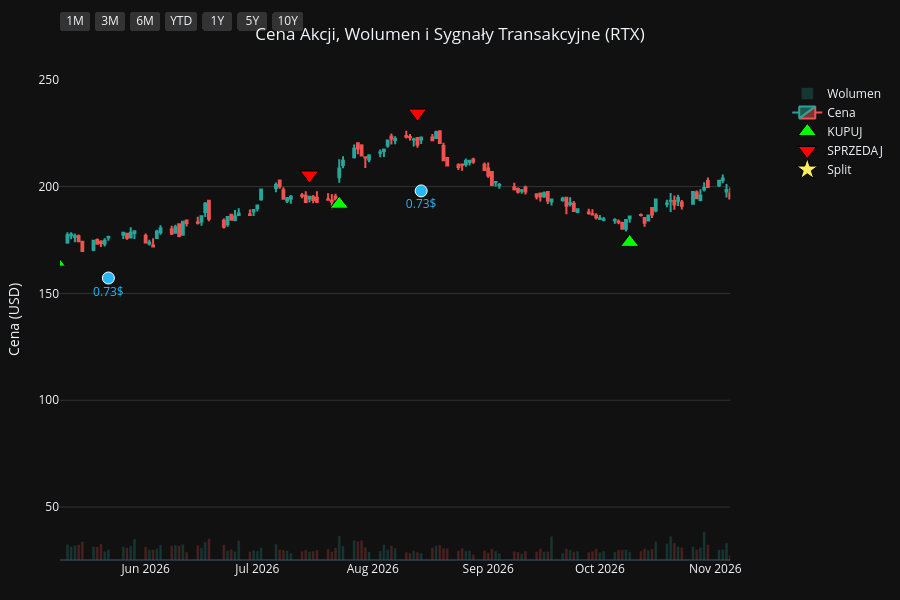
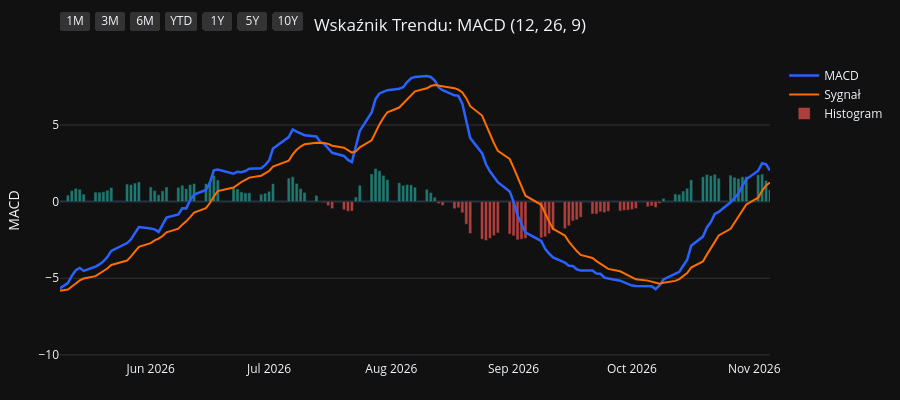
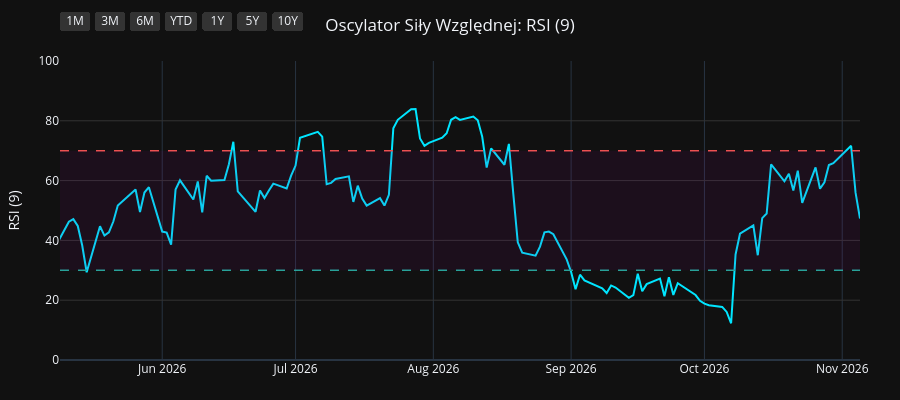
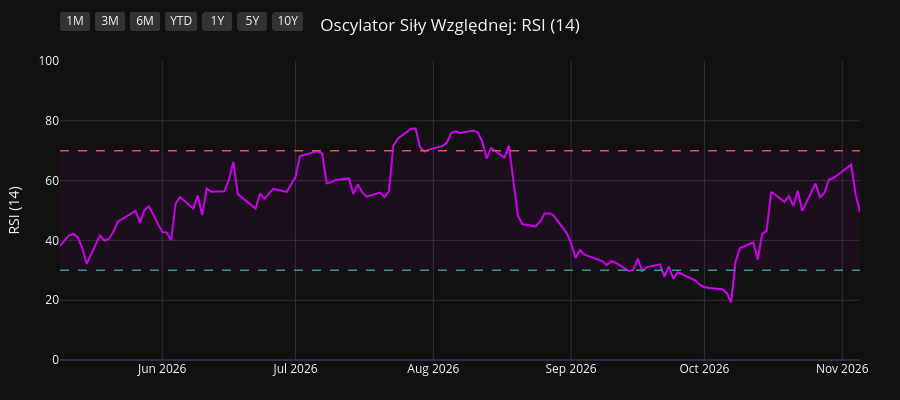

The notebook cell these images were saved under, in order:
### Code cell
import os
import yfinance as yf
import pandas as pd
import pandas_ta as ta
import plotly.graph_objects as go
from plotly.subplots import make_subplots

# 1. Pobranie i przygotowanie danych
symbol = os.environ.get("STOCK_TICKER", "").strip().upper()
if not symbol:
    raise RuntimeError("Set STOCK_TICKER before running price_extractor.ipynb")
df = yf.Ticker(symbol).history(period="10y")
df.index = df.index.tz_localize(None)

# Wskaźniki i sygnały
df.ta.macd(fast=12, slow=26, signal=9, append=True)
df.ta.rsi(length=9, append=True)
df.ta.rsi(length=14, append=True)
df.ta.rsi(length=21, append=True)
df.dropna(inplace=True)

macd = df['MACD_12_26_9']
signal = df['MACDs_12_26_9']
wczorajszy_macd = macd.shift(1)
wczorajszy_signal = signal.shift(1)

df['Decyzja'] = 'BRAK'
df.loc[(macd > signal) & (wczorajszy_macd <= wczorajszy_signal), 'Decyzja'] = 'KUPUJ'
df.loc[(macd < signal) & (wczorajszy_macd >= wczorajszy_signal), 'Decyzja'] = 'SPRZEDAJ'

df_kupuj = df[df['Decyzja'] == 'KUPUJ']
df_sprzedaj = df[df['Decyzja'] == 'SPRZEDAJ']
df_dywidendy = df[df['Dividends'] > 0]
df_splity = df[df['Stock Splits'] > 0]

# Wspólna konfiguracja osi X
konfiguracja_osi_x = dict(
    type="date",
    showspikes=True, spikemode="across", spikesnap="cursor", spikedash="dot", spikecolor="#ffffff", spikethickness=1, hoverformat="%Y-%m-%d",
    rangeselector=dict(
        buttons=list([
            dict(count=1, label="1M", step="month", stepmode="backward"),
            dict(count=3, label="3M", step="month", stepmode="backward"),
            dict(count=6, label="6M", step="month", stepmode="backward"),
            dict(count=1, label="YTD", step="year", stepmode="todate"),
            dict(count=1, label="1Y", step="year", stepmode="backward"),
            dict(count=5, label="5Y", step="year", stepmode="backward"),
            dict(step="all", label="10Y")
        ]),
        bgcolor="#333333", activecolor="#2962ff", x=0, y=1.1
    )
)

# ==========================================
# WYKRES 1: CENA + WOLUMEN + SYGNAŁY
# ==========================================
fig1 = make_subplots(specs=[[{"secondary_y": True}]])

kolory_wolumenu = ['#26a69a' if row['Close'] >= row['Open'] else '#ef5350' for index, row in df.iterrows()]
fig1.add_trace(go.Bar(x=df.index, y=df['Volume'], marker_color=kolory_wolumenu, opacity=0.25, name='Wolumen'), secondary_y=True)
fig1.add_trace(go.Candlestick(x=df.index, open=df['Open'], high=df['High'], low=df['Low'], close=df['Close'], name='Cena', increasing_line_color='#26a69a', decreasing_line_color='#ef5350'), secondary_y=False)
fig1.add_trace(go.Scatter(x=df_kupuj.index, y=df_kupuj['Low'] * 0.95, customdata=df_kupuj[['Low', 'High']], mode='markers', marker=dict(symbol='triangle-up', size=16, color='#00ff00', line=dict(width=1, color='black')), name='KUPUJ', hovertemplate='KUPUJ<br>Najniższa: %{customdata[0]:.2f}<br>Najwyższa: %{customdata[1]:.2f}<extra></extra>'), secondary_y=False)
fig1.add_trace(go.Scatter(x=df_sprzedaj.index, y=df_sprzedaj['High'] * 1.05, customdata=df_sprzedaj[['Low', 'High']], mode='markers', marker=dict(symbol='triangle-down', size=16, color='#ff0000', line=dict(width=1, color='black')), name='SPRZEDAJ', hovertemplate='SPRZEDAJ<br>Najniższa: %{customdata[0]:.2f}<br>Najwyższa: %{customdata[1]:.2f}<extra></extra>'), secondary_y=False)

if not df_dywidendy.empty:
    fig1.add_trace(go.Scatter(x=df_dywidendy.index, y=df_dywidendy['Low'] * 0.90, mode='markers+text', marker=dict(symbol='circle', size=12, color='#29b6f6', line=dict(width=1, color='white')), text=df_dywidendy['Dividends'].apply(lambda x: f"{x}$"), textposition="bottom center", name='Dywidenda', showlegend=False, hovertemplate='Dywidenda: %{text}<extra></extra>', textfont=dict(color="#29b6f6")), secondary_y=False)
if not df_splity.empty:
                    fig1.add_trace(go.Scatter(x=df_splity.index, y=df_splity['High'], mode='markers+text', marker=dict(symbol='star', size=16, color='#ffee58', line=dict(width=1, color='black')), text=df_splity['Stock Splits'].apply(lambda x: f"{x:g}:1" if x >= 1 else f"1:{1 / x:g}"), textposition="top center", name='Split', hovertemplate='%{text}<extra></extra>', textfont=dict(color="#ffee58")), secondary_y=False)

fig1.update_layout(title=dict(text=f"Cena Akcji, Wolumen i Sygnały Transakcyjne ({symbol})", x=0.5, xanchor='center'), dragmode='pan', xaxis_rangeslider_visible=False, template='plotly_dark', height=600, hovermode='x unified', margin=dict(l=60, r=40, t=60, b=40))
fig1.update_xaxes(**konfiguracja_osi_x)
fig1.update_xaxes(range=[df.index.max() - pd.Timedelta(days=180), df.index.max()])
fig1.update_yaxes(title_text="Cena (USD)", secondary_y=False, gridcolor='#333333')
fig1.update_yaxes(range=[0, df['Volume'].max() * 4], showgrid=False, showticklabels=False, secondary_y=True)
fig1.show(config={'scrollZoom': True})

# ==========================================
# WYKRES 2: WSKAŹNIK MACD
# ==========================================
fig2 = go.Figure()
fig2.add_trace(go.Scatter(x=df.index, y=df['MACD_12_26_9'], line=dict(color='#2962ff', width=2.5), name='MACD'))
fig2.add_trace(go.Scatter(x=df.index, y=df['MACDs_12_26_9'], line=dict(color='#ff6d00', width=2), name='Sygnał'))
kolory_macd = ['#26a69a' if val >= 0 else '#ef5350' for val in df['MACDh_12_26_9']]
fig2.add_trace(go.Bar(x=df.index, y=df['MACDh_12_26_9'], marker_color=kolory_macd, name='Histogram', opacity=0.7))
fig2.update_layout(title=dict(text="Wskaźnik Trendu: MACD (12, 26, 9)", x=0.5, xanchor='center'), dragmode='pan', xaxis_rangeslider_visible=False, template='plotly_dark', height=400, hovermode='x unified', margin=dict(l=60, r=40, t=60, b=40))
fig2.update_xaxes(**konfiguracja_osi_x)
fig2.update_xaxes(range=[df.index.max() - pd.Timedelta(days=180), df.index.max()])
fig2.update_yaxes(title_text="MACD", gridcolor='#333333')
fig2.show(config={'scrollZoom': True})

# ==========================================
# WYKRES 3: OSCYLATOR RSI (9)
# ==========================================
fig3 = go.Figure()
fig3.add_trace(go.Scatter(x=df.index, y=df['RSI_9'], line=dict(color='#00e5ff', width=2), name='RSI (9)'))
fig3.add_hline(y=70, line_dash="dash", line_color="#ef5350", line_width=1.5)
fig3.add_hline(y=30, line_dash="dash", line_color="#26a69a", line_width=1.5)
fig3.add_hrect(y0=30, y1=70, line_width=0, fillcolor="purple", opacity=0.1)
fig3.update_layout(title=dict(text="Oscylator Siły Względnej: RSI (9)", x=0.5, xanchor='center'), dragmode='pan', xaxis_rangeslider_visible=False, template='plotly_dark', height=400, hovermode='x unified', margin=dict(l=60, r=40, t=60, b=40))
fig3.update_xaxes(**konfiguracja_osi_x)
fig3.update_xaxes(range=[df.index.max() - pd.Timedelta(days=180), df.index.max()])
fig3.update_yaxes(title_text="RSI (9)", range=[0, 100], gridcolor='#333333')
fig3.show(config={'scrollZoom': True})

# ==========================================
# WYKRES 4: OSCYLATOR RSI (14)
# ==========================================
fig4 = go.Figure()
fig4.add_trace(go.Scatter(x=df.index, y=df['RSI_14'], line=dict(color='#d500f9', width=2), name='RSI (14)'))
fig4.add_hline(y=70, line_dash="dash", line_color="#ef5350", line_width=1.5)
fig4.add_hline(y=30, line_dash="dash", line_color="#26a69a", line_width=1.5)
fig4.add_hrect(y0=30, y1=70, line_width=0, fillcolor="purple", opacity=0.1)
fig4.update_layout(title=dict(text="Oscylator Siły Względnej: RSI (14)", x=0.5, xanchor='center'), dragmode='pan', xaxis_rangeslider_visible=False, template='plotly_dark', height=400, hovermode='x unified', margin=dict(l=60, r=40, t=60, b=40))
fig4.update_xaxes(**konfiguracja_osi_x)
fig4.update_xaxes(range=[df.index.max() - pd.Timedelta(days=180), df.index.max()])
fig4.update_yaxes(title_text="RSI (14)", range=[0, 100], gridcolor='#333333')
fig4.show(config={'scrollZoom': True})

# ==========================================
# WYKRES 5: OSCYLATOR RSI (21)
# ==========================================
fig5 = go.Figure()
fig5.add_trace(go.Scatter(x=df.index, y=df['RSI_21'], line=dict(color='#64dd17', width=2), name='RSI (21)'))
fig5.add_hline(y=70, line_dash="dash", line_color="#ef5350", line_width=1.5)
fig5.add_hline(y=30, line_dash="dash", line_color="#26a69a", line_width=1.5)
fig5.add_hrect(y0=30, y1=70, line_width=0, fillcolor="purple", opacity=0.1)
fig5.update_layout(title=dict(text="Oscylator Siły Względnej: RSI (21)", x=0.5, xanchor='center'), dragmode='pan', xaxis_rangeslider_visible=False, template='plotly_dark', height=400, hovermode='x unified', margin=dict(l=60, r=40, t=60, b=40))
fig5.update_xaxes(**konfiguracja_osi_x)
fig5.update_xaxes(range=[df.index.max() - pd.Timedelta(days=180), df.index.max()])
fig5.update_yaxes(title_text="RSI (21)", range=[0, 100], gridcolor='#333333')
fig5.show(config={'scrollZoom': True})

### Figure 1 — Plotly figure (JSON) as saved in the notebook; plotly's stock layout.template omitted (floating-point values rounded to 4 significant figures; data arrays with more than 128 entries replaced by an {"elided": "..."} marker saying what was removed)
{"data": [{"marker": {"color": {"elided": "2480 str values"}}, "name": "Wolumen", "opacity": 0.25, "type": "bar", "x": {"elided": "2480 str values"}, "xaxis": "x", "y": {"elided": "2480 int values"}, "yaxis": "y2"}, {"close": {"elided": "2480 float values"}, "decreasing": {"line": {"color": "#ef5350"}}, "high": {"elided": "2480 float values"}, "increasing": {"line": {"color": "#26a69a"}}, "low": {"elided": "2480 float values"}, "name": "Cena", "open": {"elided": "2480 float values"}, "type": "candlestick", "x": {"elided": "2480 str values"}, "xaxis": "x", "yaxis": "y"}, {"customdata": {"elided": "95x2 float values"}, "hovertemplate": "KUPUJ<br>Najniższa: %{customdata[0]:.2f}<br>Najwyższa: %{customdata[1]:.2f}<extra></extra>", "marker": {"color": "#00ff00", "line": {"color": "black", "width": 1}, "size": 16, "symbol": "triangle-up"}, "mode": "markers", "name": "KUPUJ", "type": "scatter", "x": ["2017-01-06T00:00:00", "2017-02-10T00:00:00", "2017-03-20T00:00:00", "2017-04-07T00:00:00", "2017-04-17T00:00:00", "2017-06-22T00:00:00", "2017-07-05T00:00:00", "2017-07-10T00:00:00", "2017-08-29T00:00:00", "2017-09-18T00:00:00", "2017-11-03T00:00:00", "2017-11-30T00:00:00", "2018-02-22T00:00:00", "2018-04-16T00:00:00", "2018-05-08T00:00:00", "2018-06-06T00:00:00", "2018-07-09T00:00:00", "2018-09-13T00:00:00", "2018-11-02T00:00:00", "2019-01-07T00:00:00", "2019-04-01T00:00:00", "2019-06-07T00:00:00", "2019-06-20T00:00:00", "2019-08-29T00:00:00", "2019-10-15T00:00:00", "2019-12-16T00:00:00", "2019-12-20T00:00:00", "2020-01-21T00:00:00", "2020-02-06T00:00:00", "2020-03-26T00:00:00", "2020-05-20T00:00:00", "2020-07-16T00:00:00", "2020-08-07T00:00:00", "2020-08-24T00:00:00", "2020-09-15T00:00:00", "2020-10-07T00:00:00", "2020-11-06T00:00:00", "2021-02-03T00:00:00", "2021-04-23T00:00:00", "2021-05-17T00:00:00", "2021-05-24T00:00:00", "2021-05-27T00:00:00", "2021-07-22T00:00:00", "2021-09-16T00:00:00", "2021-12-08T00:00:00", "2021-12-22T00:00:00", "2022-02-02T00:00:00", "2022-02-25T00:00:00", "2022-03-23T00:00:00", "2022-04-13T00:00:00", "2022-05-24T00:00:00", "2022-06-27T00:00:00", "2022-07-20T00:00:00", "2022-08-01T00:00:00", "2022-08-10T00:00:00", "2022-08-25T00:00:00", "2022-10-03T00:00:00", "2022-11-30T00:00:00", "2023-01-06T00:00:00", "2023-01-26T00:00:00", "2023-02-10T00:00:00", "2023-03-29T00:00:00", "2023-06-02T00:00:00", "2023-07-03T00:00:00", "2023-08-11T00:00:00", "2023-10-04T00:00:00", "2023-12-04T00:00:00", "2023-12-26T00:00:00", "2024-01-23T00:00:00", "2024-03-15T00:00:00", "2024-05-09T00:00:00", "2024-05-22T00:00:00", "2024-06-04T00:00:00", "2024-07-12T00:00:00", "2024-08-29T00:00:00", "2024-10-01T00:00:00", "2024-11-13T00:00:00", "2024-11-27T00:00:00", "2024-12-24T00:00:00", "2025-01-08T00:00:00", "2025-02-27T00:00:00", "2025-03-17T00:00:00", "2025-04-16T00:00:00", "2025-04-30T00:00:00", "2025-07-16T00:00:00", "2025-08-27T00:00:00", "2025-09-22T00:00:00", "2025-10-21T00:00:00", "2025-12-11T00:00:00", "2026-02-19T00:00:00", "2026-03-02T00:00:00", "2026-04-07T00:00:00", "2026-05-08T00:00:00", "2026-07-23T00:00:00", "2026-10-09T00:00:00"], "xaxis": "x", "y": [53.2, 52.73, 54.37, 54.08, 54.11, 59.02, 59.19, 59.28, 55.78, 54.91, 58.68, 58.16, 64.49, 60.57, 59.5, 62.4, 62.38, 66.79, 62.92, 52.91, 65.56, 66.86, 64.84, 65.3, 69.45, 76.44, 76.49, 78.33, 79.56, 49.97, 47.64, 50.74, 49.01, 50.02, 50.71, 49.04, 47.62, 58.13, 66.44, 71.71, 72.94, 74.39, 72.26, 71.57, 73.64, 71.61, 77.46, 81.3, 87.26, 88.58, 78.55, 81.47, 80.86, 80.82, 80.27, 81.88, 71.62, 84.36, 88.98, 87.07, 86.26, 85.85, 84.07, 86.48, 76.33, 61.94, 73.86, 74.89, 79.29, 82.62, 94.44, 96.22, 97.6, 92.21, 110.6, 110.3, 112.8, 111.0, 106.9, 105.6, 118.5, 120.5, 119.1, 114.6, 138.2, 148.8, 147.6, 159.4, 163.8, 189.4, 196.1, 184.4, 164.6, 191.7, 173.9], "yaxis": "y"}, {"customdata": {"elided": "94x2 float values"}, "hovertemplate": "SPRZEDAJ<br>Najniższa: %{customdata[0]:.2f}<br>Najwyższa: %{customdata[1]:.2f}<extra></extra>", "marker": {"color": "#ff0000", "line": {"color": "black", "width": 1}, "size": 16, "symbol": "triangle-down"}, "mode": "markers", "name": "SPRZEDAJ", "type": "scatter", "x": ["2017-01-10T00:00:00", "2017-03-06T00:00:00", "2017-03-21T00:00:00", "2017-04-12T00:00:00", "2017-05-16T00:00:00", "2017-06-29T00:00:00", "2017-07-06T00:00:00", "2017-07-18T00:00:00", "2017-09-06T00:00:00", "2017-10-27T00:00:00", "2017-11-06T00:00:00", "2018-01-22T00:00:00", "2018-03-13T00:00:00", "2018-04-30T00:00:00", "2018-06-05T00:00:00", "2018-06-14T00:00:00", "2018-08-07T00:00:00", "2018-10-04T00:00:00", "2018-11-27T00:00:00", "2019-02-28T00:00:00", "2019-05-06T00:00:00", "2019-06-10T00:00:00", "2019-08-01T00:00:00", "2019-09-25T00:00:00", "2019-11-18T00:00:00", "2019-12-18T00:00:00", "2020-01-13T00:00:00", "2020-01-22T00:00:00", "2020-02-14T00:00:00", "2020-05-05T00:00:00", "2020-06-15T00:00:00", "2020-07-29T00:00:00", "2020-08-21T00:00:00", "2020-08-25T00:00:00", "2020-09-22T00:00:00", "2020-10-27T00:00:00", "2020-12-07T00:00:00", "2021-03-22T00:00:00", "2021-05-12T00:00:00", "2021-05-19T00:00:00", "2021-05-25T00:00:00", "2021-06-09T00:00:00", "2021-08-17T00:00:00", "2021-10-26T00:00:00", "2021-12-17T00:00:00", "2022-01-20T00:00:00", "2022-02-17T00:00:00", "2022-03-08T00:00:00", "2022-03-31T00:00:00", "2022-04-22T00:00:00", "2022-06-14T00:00:00", "2022-07-13T00:00:00", "2022-07-26T00:00:00", "2022-08-08T00:00:00", "2022-08-23T00:00:00", "2022-08-29T00:00:00", "2022-11-14T00:00:00", "2022-12-07T00:00:00", "2023-01-09T00:00:00", "2023-02-02T00:00:00", "2023-02-28T00:00:00", "2023-04-26T00:00:00", "2023-06-26T00:00:00", "2023-07-10T00:00:00", "2023-09-11T00:00:00", "2023-11-15T00:00:00", "2023-12-08T00:00:00", "2024-01-17T00:00:00", "2024-02-09T00:00:00", "2024-04-15T00:00:00", "2024-05-17T00:00:00", "2024-05-23T00:00:00", "2024-06-10T00:00:00", "2024-08-20T00:00:00", "2024-09-04T00:00:00", "2024-10-24T00:00:00", "2024-11-14T00:00:00", "2024-12-03T00:00:00", "2025-01-06T00:00:00", "2025-02-12T00:00:00", "2025-03-07T00:00:00", "2025-03-28T00:00:00", "2025-04-21T00:00:00", "2025-06-24T00:00:00", "2025-08-05T00:00:00", "2025-09-03T00:00:00", "2025-10-10T00:00:00", "2025-11-06T00:00:00", "2026-01-26T00:00:00", "2026-02-24T00:00:00", "2026-03-12T00:00:00", "2026-04-20T00:00:00", "2026-07-15T00:00:00", "2026-08-13T00:00:00"], "xaxis": "x", "y": [59.2, 59.81, 60.79, 60.08, 64.7, 65.57, 65.86, 65.84, 59.85, 64.62, 65.43, 73.42, 72.21, 66.92, 69.51, 70.01, 73.91, 78.21, 69.34, 70.98, 78.41, 76.08, 75.95, 77.33, 84.59, 84.21, 86.41, 87.86, 87.71, 54.7, 61.84, 55.66, 56.35, 56.46, 55.89, 54.98, 68.3, 73.19, 79.08, 79.46, 81.82, 83.97, 81.72, 86.0, 78.75, 86.16, 90.28, 93.86, 96.26, 97.83, 88.96, 90.52, 89.6, 89.91, 89.42, 89.75, 91.25, 96.72, 99.78, 95.55, 97.1, 98.39, 94.89, 96.58, 79.62, 80.36, 81.8, 86.49, 91.27, 102.1, 105.7, 108.3, 109.1, 120.4, 124.1, 128.5, 125.3, 121.8, 118.6, 131.1, 132.1, 137.0, 131.9, 148.4, 162.8, 163.8, 168.1, 181.5, 203.5, 209.2, 215.5, 206.8, 205.4, 234.4], "yaxis": "y"}, {"hovertemplate": "Dywidenda: %{text}<extra></extra>", "marker": {"color": "#29b6f6", "line": {"color": "white", "width": 1}, "size": 12, "symbol": "circle"}, "mode": "markers+text", "name": "Dywidenda", "showlegend": false, "text": ["0.415356$", "0.415356$", "0.440529$", "0.440529$", "0.440529$", "0.440529$", "0.440529$", "0.462555$", "0.462555$", "0.462555$", "0.462555$", "0.462555$", "0.462555$", "0.475$", "0.475$", "0.475$", "0.475$", "0.51$", "0.51$", "0.51$", "0.51$", "0.55$", "0.55$", "0.55$", "0.55$", "0.59$", "0.59$", "0.59$", "0.59$", "0.63$", "0.63$", "0.63$", "0.63$", "0.68$", "0.68$", "0.68$", "0.68$", "0.73$", "0.73$"], "textfont": {"color": "#29b6f6"}, "textposition": "bottom center", "type": "scatter", "x": ["2017-02-15T00:00:00", "2017-05-17T00:00:00", "2017-08-16T00:00:00", "2017-11-16T00:00:00", "2018-02-15T00:00:00", "2018-05-17T00:00:00", "2018-08-16T00:00:00", "2018-11-15T00:00:00", "2019-02-14T00:00:00", "2019-05-16T00:00:00", "2019-08-15T00:00:00", "2019-11-14T00:00:00", "2020-02-13T00:00:00", "2020-05-14T00:00:00", "2020-08-13T00:00:00", "2020-11-12T00:00:00", "2021-02-25T00:00:00", "2021-05-20T00:00:00", "2021-08-19T00:00:00", "2021-11-18T00:00:00", "2022-02-24T00:00:00", "2022-05-19T00:00:00", "2022-08-18T00:00:00", "2022-11-17T00:00:00", "2023-02-23T00:00:00", "2023-05-18T00:00:00", "2023-08-17T00:00:00", "2023-11-16T00:00:00", "2024-02-22T00:00:00", "2024-05-16T00:00:00", "2024-08-16T00:00:00", "2024-11-15T00:00:00", "2025-02-21T00:00:00", "2025-05-23T00:00:00", "2025-08-15T00:00:00", "2025-11-21T00:00:00", "2026-02-20T00:00:00", "2026-05-22T00:00:00", "2026-08-14T00:00:00"], "xaxis": "x", "y": [50.7, 54.81, 53.48, 54.4, 59.69, 58.15, 62.52, 60.15, 58.63, 64.11, 59.17, 71.61, 74.62, 40.0, 49.38, 50.23, 58.27, 67.57, 67.07, 70.2, 73.02, 73.65, 77.96, 77.29, 82.67, 80.05, 71.66, 68.26, 76.42, 90.07, 102.2, 102.4, 107.8, 115.9, 136.0, 150.1, 181.4, 157.2, 198.0], "yaxis": "y"}, {"hovertemplate": "%{text}<extra></extra>", "marker": {"color": "#ffee58", "line": {"color": "black", "width": 1}, "size": 16, "symbol": "star"}, "mode": "markers+text", "name": "Split", "text": ["1.589:1"], "textfont": {"color": "#ffee58"}, "textposition": "top center", "type": "scatter", "x": ["2020-04-03T00:00:00"], "xaxis": "x", "y": [45.92], "yaxis": "y"}], "layout": {"dragmode": "pan", "height": 600, "hovermode": "x unified", "margin": {"b": 40, "l": 60, "r": 40, "t": 60}, "title": {"text": "Cena Akcji, Wolumen i Sygnały Transakcyjne (RTX)", "x": 0.5, "xanchor": "center"}, "xaxis": {"anchor": "y", "domain": [0.0, 0.94], "hoverformat": "%Y-%m-%d", "range": ["2026-05-09T00:00:00", "2026-11-05T00:00:00"], "rangeselector": {"activecolor": "#2962ff", "bgcolor": "#333333", "buttons": [{"count": 1, "label": "1M", "step": "month", "stepmode": "backward"}, {"count": 3, "label": "3M", "step": "month", "stepmode": "backward"}, {"count": 6, "label": "6M", "step": "month", "stepmode": "backward"}, {"count": 1, "label": "YTD", "step": "year", "stepmode": "todate"}, {"count": 1, "label": "1Y", "step": "year", "stepmode": "backward"}, {"count": 5, "label": "5Y", "step": "year", "stepmode": "backward"}, {"label": "10Y", "step": "all"}], "x": 0, "y": 1.1}, "rangeslider": {"visible": false}, "showspikes": true, "spikecolor": "#ffffff", "spikedash": "dot", "spikemode": "across", "spikesnap": "cursor", "spikethickness": 1, "type": "date"}, "yaxis": {"anchor": "x", "domain": [0.0, 1.0], "gridcolor": "#333333", "title": {"text": "Cena (USD)"}}, "yaxis2": {"anchor": "x", "overlaying": "y", "range": [0, 198502400], "showgrid": false, "showticklabels": false, "side": "right"}}}

### Figure 2 — Plotly figure (JSON) as saved in the notebook; plotly's stock layout.template omitted (floating-point values rounded to 4 significant figures; data arrays with more than 128 entries replaced by an {"elided": "..."} marker saying what was removed)
{"data": [{"line": {"color": "#2962ff", "width": 2.5}, "name": "MACD", "type": "scatter", "x": {"elided": "2480 str values"}, "y": {"elided": "2480 float values"}}, {"line": {"color": "#ff6d00", "width": 2}, "name": "Sygnał", "type": "scatter", "x": {"elided": "2480 str values"}, "y": {"elided": "2480 float values"}}, {"marker": {"color": {"elided": "2480 str values"}}, "name": "Histogram", "opacity": 0.7, "type": "bar", "x": {"elided": "2480 str values"}, "y": {"elided": "2480 float values"}}], "layout": {"dragmode": "pan", "height": 400, "hovermode": "x unified", "margin": {"b": 40, "l": 60, "r": 40, "t": 60}, "title": {"text": "Wskaźnik Trendu: MACD (12, 26, 9)", "x": 0.5, "xanchor": "center"}, "xaxis": {"hoverformat": "%Y-%m-%d", "range": ["2026-05-09T00:00:00", "2026-11-05T00:00:00"], "rangeselector": {"activecolor": "#2962ff", "bgcolor": "#333333", "buttons": [{"count": 1, "label": "1M", "step": "month", "stepmode": "backward"}, {"count": 3, "label": "3M", "step": "month", "stepmode": "backward"}, {"count": 6, "label": "6M", "step": "month", "stepmode": "backward"}, {"count": 1, "label": "YTD", "step": "year", "stepmode": "todate"}, {"count": 1, "label": "1Y", "step": "year", "stepmode": "backward"}, {"count": 5, "label": "5Y", "step": "year", "stepmode": "backward"}, {"label": "10Y", "step": "all"}], "x": 0, "y": 1.1}, "rangeslider": {"visible": false}, "showspikes": true, "spikecolor": "#ffffff", "spikedash": "dot", "spikemode": "across", "spikesnap": "cursor", "spikethickness": 1, "type": "date"}, "yaxis": {"gridcolor": "#333333", "title": {"text": "MACD"}}}}

### Figure 3 — Plotly figure (JSON) as saved in the notebook; plotly's stock layout.template omitted (floating-point values rounded to 4 significant figures; data arrays with more than 128 entries replaced by an {"elided": "..."} marker saying what was removed)
{"data": [{"line": {"color": "#00e5ff", "width": 2}, "name": "RSI (9)", "type": "scatter", "x": {"elided": "2480 str values"}, "y": {"elided": "2480 float values"}}], "layout": {"dragmode": "pan", "height": 400, "hovermode": "x unified", "margin": {"b": 40, "l": 60, "r": 40, "t": 60}, "shapes": [{"line": {"color": "#ef5350", "dash": "dash", "width": 1.5}, "type": "line", "x0": 0, "x1": 1, "xref": "x domain", "y0": 70, "y1": 70, "yref": "y"}, {"line": {"color": "#26a69a", "dash": "dash", "width": 1.5}, "type": "line", "x0": 0, "x1": 1, "xref": "x domain", "y0": 30, "y1": 30, "yref": "y"}, {"fillcolor": "purple", "line": {"width": 0}, "opacity": 0.1, "type": "rect", "x0": 0, "x1": 1, "xref": "x domain", "y0": 30, "y1": 70, "yref": "y"}], "title": {"text": "Oscylator Siły Względnej: RSI (9)", "x": 0.5, "xanchor": "center"}, "xaxis": {"hoverformat": "%Y-%m-%d", "range": ["2026-05-09T00:00:00", "2026-11-05T00:00:00"], "rangeselector": {"activecolor": "#2962ff", "bgcolor": "#333333", "buttons": [{"count": 1, "label": "1M", "step": "month", "stepmode": "backward"}, {"count": 3, "label": "3M", "step": "month", "stepmode": "backward"}, {"count": 6, "label": "6M", "step": "month", "stepmode": "backward"}, {"count": 1, "label": "YTD", "step": "year", "stepmode": "todate"}, {"count": 1, "label": "1Y", "step": "year", "stepmode": "backward"}, {"count": 5, "label": "5Y", "step": "year", "stepmode": "backward"}, {"label": "10Y", "step": "all"}], "x": 0, "y": 1.1}, "rangeslider": {"visible": false}, "showspikes": true, "spikecolor": "#ffffff", "spikedash": "dot", "spikemode": "across", "spikesnap": "cursor", "spikethickness": 1, "type": "date"}, "yaxis": {"gridcolor": "#333333", "range": [0, 100], "title": {"text": "RSI (9)"}}}}

### Figure 4 — Plotly figure (JSON) as saved in the notebook; plotly's stock layout.template omitted (floating-point values rounded to 4 significant figures; data arrays with more than 128 entries replaced by an {"elided": "..."} marker saying what was removed)
{"data": [{"line": {"color": "#d500f9", "width": 2}, "name": "RSI (14)", "type": "scatter", "x": {"elided": "2480 str values"}, "y": {"elided": "2480 float values"}}], "layout": {"dragmode": "pan", "height": 400, "hovermode": "x unified", "margin": {"b": 40, "l": 60, "r": 40, "t": 60}, "shapes": [{"line": {"color": "#ef5350", "dash": "dash", "width": 1.5}, "type": "line", "x0": 0, "x1": 1, "xref": "x domain", "y0": 70, "y1": 70, "yref": "y"}, {"line": {"color": "#26a69a", "dash": "dash", "width": 1.5}, "type": "line", "x0": 0, "x1": 1, "xref": "x domain", "y0": 30, "y1": 30, "yref": "y"}, {"fillcolor": "purple", "line": {"width": 0}, "opacity": 0.1, "type": "rect", "x0": 0, "x1": 1, "xref": "x domain", "y0": 30, "y1": 70, "yref": "y"}], "title": {"text": "Oscylator Siły Względnej: RSI (14)", "x": 0.5, "xanchor": "center"}, "xaxis": {"hoverformat": "%Y-%m-%d", "range": ["2026-05-09T00:00:00", "2026-11-05T00:00:00"], "rangeselector": {"activecolor": "#2962ff", "bgcolor": "#333333", "buttons": [{"count": 1, "label": "1M", "step": "month", "stepmode": "backward"}, {"count": 3, "label": "3M", "step": "month", "stepmode": "backward"}, {"count": 6, "label": "6M", "step": "month", "stepmode": "backward"}, {"count": 1, "label": "YTD", "step": "year", "stepmode": "todate"}, {"count": 1, "label": "1Y", "step": "year", "stepmode": "backward"}, {"count": 5, "label": "5Y", "step": "year", "stepmode": "backward"}, {"label": "10Y", "step": "all"}], "x": 0, "y": 1.1}, "rangeslider": {"visible": false}, "showspikes": true, "spikecolor": "#ffffff", "spikedash": "dot", "spikemode": "across", "spikesnap": "cursor", "spikethickness": 1, "type": "date"}, "yaxis": {"gridcolor": "#333333", "range": [0, 100], "title": {"text": "RSI (14)"}}}}
